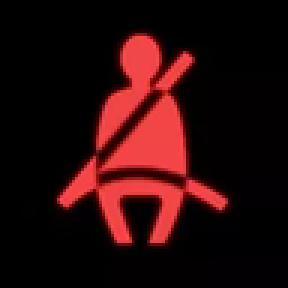
#> input picture input/seatbelt.png, 96 x 96 px, shrunk from 171 x 171 before the run, found by its file name (shown 3 times larger)
$ python detect.py
#> lines starting #> are read from the running program, lines starting #| are printed output that depends on the picture; pictures that were not available may be replaced by others from this repository, and a replacement may not be noted
import numpy as np
import cv2 as cv
from matplotlib import pyplot as plt

img = cv.imread("img/input/seatbelt.png", cv.IMREAD_GRAYSCALE)
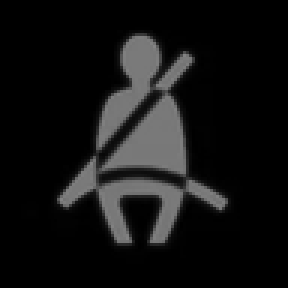
#> img: shape (96, 96) (shown 3 times larger); min 0, max 131, mean 18.9
train = cv.imread("img/2023.08.02-16.48.17.png", cv.IMREAD_GRAYSCALE)
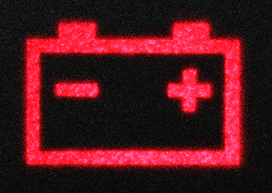
#> input picture input/battery.png, 272 x 193 px, shrunk from 486 x 345 before the run, given in place of 2023.08.02-16.48.17.png, which was not available
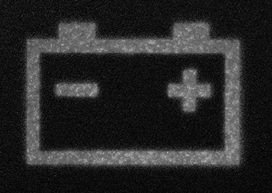
#> train: shape (193, 272); min 0, max 180, mean 39.4

# cv.addWeighted(train, 2.5, train, -0.5, 0, train)

kernel = np.array([[-1, -1, -1], [-1, 9, -1], [-1, -1, -1]])
train = cv.filter2D(train, -1, kernel)
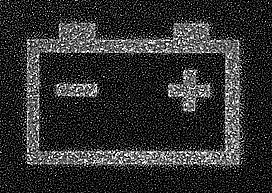
#> train: shape (193, 272); min 0, max 255, mean 48.5

orb = cv.ORB_create(
    nfeatures=50,
    nlevels=16,
    patchSize=2,
    edgeThreshold=2,
    fastThreshold=2,
    # scoreType=cv.ORB_FAST_SCORE,
    # WTA_K=4,
)

kp = orb.detect(img, None)
#> kp = 49 keypoints; strongest (x, y, size): (50, 70, 5), (63, 66, 2.9), (50, 68, 4.1), (45, 69, 6)

kp, des = orb.detectAndCompute(img, None, None)
kp2, des2 = orb.detectAndCompute(train, None, None)
#> kp2 = 50 keypoints; strongest (x, y, size): (169, 95, 2), (27, 162, 2), (210, 166, 2), (126, 155, 2.4)

# img2 = cv.drawKeypoints(img, kp, None, color=(0, 255, 0), flags=0)

# plt.imshow(img2), plt.show()

bf = cv.BFMatcher(cv.NORM_HAMMING, crossCheck=True)

matches = bf.match(des, des2)
#> matches = 17 matches

matches = sorted(matches, key=lambda x: x.distance)

img3 = cv.drawMatches(
    img,
    kp,
    train,
    kp2,
    matches[:],
    None,
    flags=cv.DrawMatchesFlags_NOT_DRAW_SINGLE_POINTS,
)
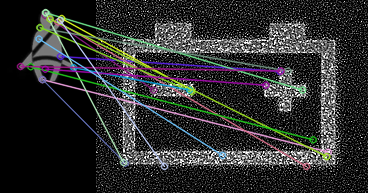
#> img3: shape (193, 368, 3); mean of channels 0, 1, 2 45.4, 45.9, 45.2; drawn as B, G, R

plt.imshow(img3), plt.show()
